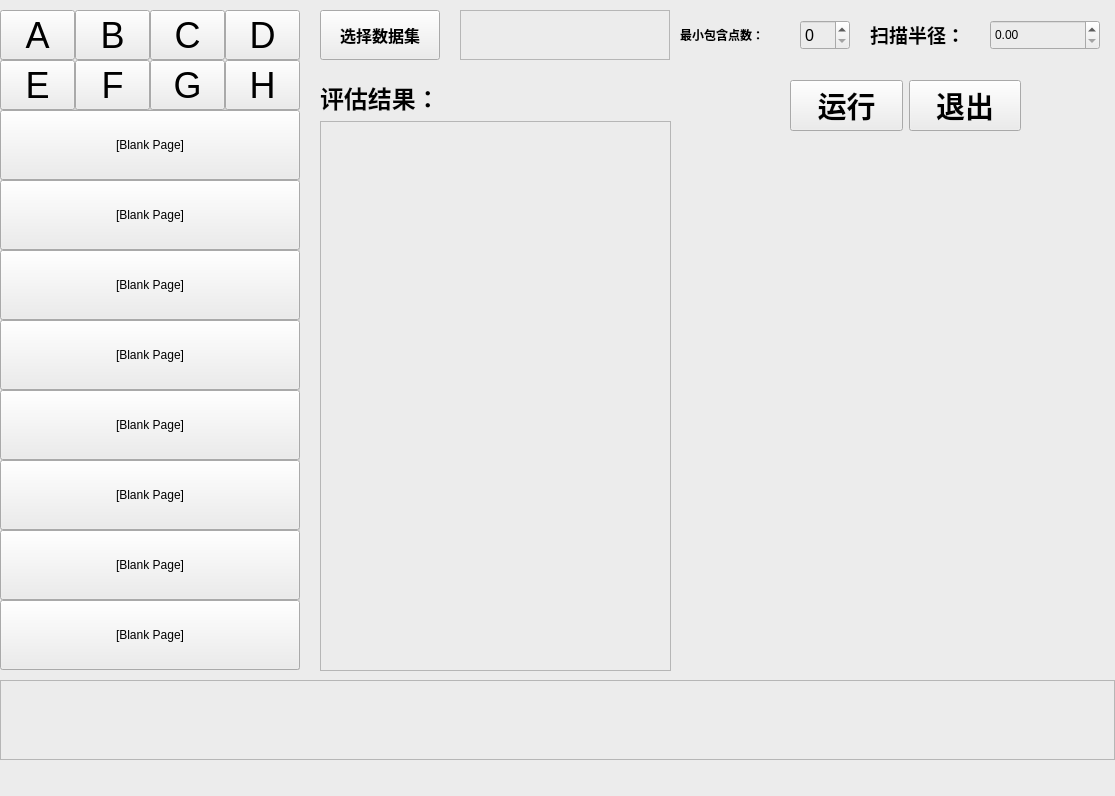
<?xml version="1.0" encoding="UTF-8"?>
<ui version="4.0">
 <class>MainWindow</class>
 <widget class="QMainWindow" name="MainWindow">
  <property name="geometry">
   <rect>
    <x>0</x>
    <y>0</y>
    <width>1115</width>
    <height>796</height>
   </rect>
  </property>
  <property name="sizePolicy">
   <sizepolicy hsizetype="Minimum" vsizetype="Fixed">
    <horstretch>0</horstretch>
    <verstretch>0</verstretch>
   </sizepolicy>
  </property>
  <property name="windowTitle">
   <string>DBSCAN密度聚类</string>
  </property>
  <property name="styleSheet">
   <string notr="true">background-color: rgb(236, 236, 236);</string>
  </property>
  <widget class="QWidget" name="centralwidget">
   <widget class="QLabel" name="lbl_img">
    <property name="geometry">
     <rect>
      <x>680</x>
      <y>170</y>
      <width>420</width>
      <height>500</height>
     </rect>
    </property>
    <property name="mouseTracking">
     <bool>true</bool>
    </property>
    <property name="styleSheet">
     <string notr="true">border-color: rgb(211, 211, 211);</string>
    </property>
    <property name="text">
     <string/>
    </property>
    <property name="scaledContents">
     <bool>true</bool>
    </property>
   </widget>
   <widget class="QGroupBox" name="group_9_to_16">
    <property name="geometry">
     <rect>
      <x>0</x>
      <y>110</y>
      <width>300</width>
      <height>560</height>
     </rect>
    </property>
    <widget class="QPushButton" name="pushButton_16">
     <property name="geometry">
      <rect>
       <x>0</x>
       <y>490</y>
       <width>300</width>
       <height>70</height>
      </rect>
     </property>
     <property name="maximumSize">
      <size>
       <width>400</width>
       <height>100</height>
      </size>
     </property>
     <property name="font">
      <font>
       <family>Arial</family>
       <pointsize>9</pointsize>
      </font>
     </property>
     <property name="mouseTracking">
      <bool>false</bool>
     </property>
     <property name="styleSheet">
      <string notr="true">border-color: rgb(198, 198, 198);</string>
     </property>
     <property name="inputMethodHints">
      <set>Qt::ImhNone</set>
     </property>
     <property name="text">
      <string>[Blank Page]</string>
     </property>
     <property name="iconSize">
      <size>
       <width>20</width>
       <height>20</height>
      </size>
     </property>
     <property name="autoExclusive">
      <bool>false</bool>
     </property>
     <property name="autoRepeatDelay">
      <number>300</number>
     </property>
    </widget>
    <widget class="QPushButton" name="pushButton_15">
     <property name="geometry">
      <rect>
       <x>0</x>
       <y>420</y>
       <width>300</width>
       <height>70</height>
      </rect>
     </property>
     <property name="maximumSize">
      <size>
       <width>400</width>
       <height>100</height>
      </size>
     </property>
     <property name="font">
      <font>
       <family>Arial</family>
       <pointsize>9</pointsize>
      </font>
     </property>
     <property name="mouseTracking">
      <bool>false</bool>
     </property>
     <property name="styleSheet">
      <string notr="true">border-color: rgb(198, 198, 198);</string>
     </property>
     <property name="inputMethodHints">
      <set>Qt::ImhNone</set>
     </property>
     <property name="text">
      <string>[Blank Page]</string>
     </property>
     <property name="iconSize">
      <size>
       <width>20</width>
       <height>20</height>
      </size>
     </property>
     <property name="autoExclusive">
      <bool>false</bool>
     </property>
     <property name="autoRepeatDelay">
      <number>300</number>
     </property>
    </widget>
    <widget class="QPushButton" name="pushButton_14">
     <property name="geometry">
      <rect>
       <x>0</x>
       <y>350</y>
       <width>300</width>
       <height>70</height>
      </rect>
     </property>
     <property name="maximumSize">
      <size>
       <width>400</width>
       <height>100</height>
      </size>
     </property>
     <property name="font">
      <font>
       <family>Arial</family>
       <pointsize>9</pointsize>
      </font>
     </property>
     <property name="mouseTracking">
      <bool>false</bool>
     </property>
     <property name="styleSheet">
      <string notr="true">border-color: rgb(198, 198, 198);</string>
     </property>
     <property name="inputMethodHints">
      <set>Qt::ImhNone</set>
     </property>
     <property name="text">
      <string>[Blank Page]</string>
     </property>
     <property name="iconSize">
      <size>
       <width>20</width>
       <height>20</height>
      </size>
     </property>
     <property name="autoExclusive">
      <bool>false</bool>
     </property>
     <property name="autoRepeatDelay">
      <number>300</number>
     </property>
    </widget>
    <widget class="QPushButton" name="pushButton_11">
     <property name="geometry">
      <rect>
       <x>0</x>
       <y>140</y>
       <width>300</width>
       <height>70</height>
      </rect>
     </property>
     <property name="maximumSize">
      <size>
       <width>400</width>
       <height>100</height>
      </size>
     </property>
     <property name="font">
      <font>
       <family>Arial</family>
       <pointsize>9</pointsize>
      </font>
     </property>
     <property name="mouseTracking">
      <bool>false</bool>
     </property>
     <property name="styleSheet">
      <string notr="true">border-color: rgb(198, 198, 198);</string>
     </property>
     <property name="inputMethodHints">
      <set>Qt::ImhNone</set>
     </property>
     <property name="text">
      <string>[Blank Page]</string>
     </property>
     <property name="iconSize">
      <size>
       <width>20</width>
       <height>20</height>
      </size>
     </property>
     <property name="autoExclusive">
      <bool>false</bool>
     </property>
     <property name="autoRepeatDelay">
      <number>300</number>
     </property>
    </widget>
    <widget class="QPushButton" name="pushButton_13">
     <property name="geometry">
      <rect>
       <x>0</x>
       <y>280</y>
       <width>300</width>
       <height>70</height>
      </rect>
     </property>
     <property name="maximumSize">
      <size>
       <width>400</width>
       <height>100</height>
      </size>
     </property>
     <property name="font">
      <font>
       <family>Arial</family>
       <pointsize>9</pointsize>
      </font>
     </property>
     <property name="mouseTracking">
      <bool>false</bool>
     </property>
     <property name="styleSheet">
      <string notr="true">border-color: rgb(198, 198, 198);</string>
     </property>
     <property name="inputMethodHints">
      <set>Qt::ImhNone</set>
     </property>
     <property name="text">
      <string>[Blank Page]</string>
     </property>
     <property name="iconSize">
      <size>
       <width>20</width>
       <height>20</height>
      </size>
     </property>
     <property name="autoExclusive">
      <bool>false</bool>
     </property>
     <property name="autoRepeatDelay">
      <number>300</number>
     </property>
    </widget>
    <widget class="QPushButton" name="pushButton_10">
     <property name="geometry">
      <rect>
       <x>0</x>
       <y>70</y>
       <width>300</width>
       <height>70</height>
      </rect>
     </property>
     <property name="maximumSize">
      <size>
       <width>400</width>
       <height>100</height>
      </size>
     </property>
     <property name="font">
      <font>
       <family>Arial</family>
       <pointsize>9</pointsize>
      </font>
     </property>
     <property name="mouseTracking">
      <bool>false</bool>
     </property>
     <property name="styleSheet">
      <string notr="true">border-color: rgb(198, 198, 198);</string>
     </property>
     <property name="inputMethodHints">
      <set>Qt::ImhNone</set>
     </property>
     <property name="text">
      <string>[Blank Page]</string>
     </property>
     <property name="iconSize">
      <size>
       <width>20</width>
       <height>20</height>
      </size>
     </property>
     <property name="autoExclusive">
      <bool>false</bool>
     </property>
     <property name="autoRepeatDelay">
      <number>300</number>
     </property>
    </widget>
    <widget class="QPushButton" name="pushButton_9">
     <property name="geometry">
      <rect>
       <x>0</x>
       <y>0</y>
       <width>300</width>
       <height>70</height>
      </rect>
     </property>
     <property name="maximumSize">
      <size>
       <width>400</width>
       <height>100</height>
      </size>
     </property>
     <property name="font">
      <font>
       <family>Arial</family>
       <pointsize>9</pointsize>
      </font>
     </property>
     <property name="mouseTracking">
      <bool>false</bool>
     </property>
     <property name="styleSheet">
      <string notr="true">border-color: rgb(198, 198, 198);</string>
     </property>
     <property name="inputMethodHints">
      <set>Qt::ImhNone</set>
     </property>
     <property name="text">
      <string>[Blank Page]</string>
     </property>
     <property name="iconSize">
      <size>
       <width>20</width>
       <height>20</height>
      </size>
     </property>
     <property name="autoExclusive">
      <bool>false</bool>
     </property>
     <property name="autoRepeatDelay">
      <number>300</number>
     </property>
    </widget>
    <widget class="QPushButton" name="pushButton_12">
     <property name="geometry">
      <rect>
       <x>0</x>
       <y>210</y>
       <width>300</width>
       <height>70</height>
      </rect>
     </property>
     <property name="maximumSize">
      <size>
       <width>400</width>
       <height>100</height>
      </size>
     </property>
     <property name="font">
      <font>
       <family>Arial</family>
       <pointsize>9</pointsize>
      </font>
     </property>
     <property name="mouseTracking">
      <bool>false</bool>
     </property>
     <property name="styleSheet">
      <string notr="true">border-color: rgb(198, 198, 198);</string>
     </property>
     <property name="inputMethodHints">
      <set>Qt::ImhNone</set>
     </property>
     <property name="text">
      <string>[Blank Page]</string>
     </property>
     <property name="iconSize">
      <size>
       <width>20</width>
       <height>20</height>
      </size>
     </property>
     <property name="autoExclusive">
      <bool>false</bool>
     </property>
     <property name="autoRepeatDelay">
      <number>300</number>
     </property>
    </widget>
   </widget>
   <widget class="QWidget" name="layoutWidget">
    <property name="geometry">
     <rect>
      <x>320</x>
      <y>80</y>
      <width>351</width>
      <height>591</height>
     </rect>
    </property>
    <layout class="QVBoxLayout" name="verticalLayout">
     <item>
      <widget class="QLabel" name="label_4">
       <property name="styleSheet">
        <string notr="true">border-bottom-color: rgb(211, 211, 211);</string>
       </property>
       <property name="text">
        <string>&lt;html&gt;&lt;head/&gt;&lt;body&gt;&lt;p&gt;&lt;span style=&quot; font-size:18pt; font-weight:600;&quot;&gt;评估结果：&lt;/span&gt;&lt;/p&gt;&lt;/body&gt;&lt;/html&gt;</string>
       </property>
      </widget>
     </item>
     <item>
      <widget class="QTextBrowser" name="textBrowser">
       <property name="styleSheet">
        <string notr="true">border-color: rgb(211, 211, 211);</string>
       </property>
      </widget>
     </item>
    </layout>
   </widget>
   <widget class="QWidget" name="layoutWidget">
    <property name="geometry">
     <rect>
      <x>790</x>
      <y>70</y>
      <width>231</width>
      <height>71</height>
     </rect>
    </property>
    <layout class="QHBoxLayout" name="horizontalLayout_2">
     <item>
      <widget class="QPushButton" name="btn_train">
       <property name="font">
        <font>
         <pointsize>22</pointsize>
         <weight>75</weight>
         <bold>true</bold>
        </font>
       </property>
       <property name="text">
        <string>运行</string>
       </property>
      </widget>
     </item>
     <item>
      <widget class="QPushButton" name="btn_exit">
       <property name="font">
        <font>
         <pointsize>22</pointsize>
         <weight>75</weight>
         <bold>true</bold>
        </font>
       </property>
       <property name="text">
        <string>退出</string>
       </property>
      </widget>
     </item>
    </layout>
   </widget>
   <widget class="QGroupBox" name="group_A_to_H">
    <property name="geometry">
     <rect>
      <x>0</x>
      <y>10</y>
      <width>300</width>
      <height>100</height>
     </rect>
    </property>
    <property name="sizePolicy">
     <sizepolicy hsizetype="Preferred" vsizetype="Preferred">
      <horstretch>0</horstretch>
      <verstretch>0</verstretch>
     </sizepolicy>
    </property>
    <property name="styleSheet">
     <string notr="true">selection-background-color: rgb(255, 255, 0);</string>
    </property>
    <widget class="QPushButton" name="pushButton_A">
     <property name="geometry">
      <rect>
       <x>0</x>
       <y>0</y>
       <width>75</width>
       <height>50</height>
      </rect>
     </property>
     <property name="maximumSize">
      <size>
       <width>16777215</width>
       <height>16777215</height>
      </size>
     </property>
     <property name="font">
      <font>
       <pointsize>27</pointsize>
      </font>
     </property>
     <property name="text">
      <string>A</string>
     </property>
     <property name="checkable">
      <bool>false</bool>
     </property>
     <property name="autoRepeat">
      <bool>false</bool>
     </property>
     <property name="autoExclusive">
      <bool>false</bool>
     </property>
     <property name="autoDefault">
      <bool>false</bool>
     </property>
    </widget>
    <widget class="QPushButton" name="pushButton_B">
     <property name="geometry">
      <rect>
       <x>75</x>
       <y>0</y>
       <width>75</width>
       <height>50</height>
      </rect>
     </property>
     <property name="font">
      <font>
       <pointsize>27</pointsize>
      </font>
     </property>
     <property name="text">
      <string>B</string>
     </property>
     <property name="checkable">
      <bool>false</bool>
     </property>
     <property name="autoRepeat">
      <bool>false</bool>
     </property>
     <property name="autoExclusive">
      <bool>false</bool>
     </property>
     <property name="autoDefault">
      <bool>false</bool>
     </property>
    </widget>
    <widget class="QPushButton" name="pushButton_C">
     <property name="geometry">
      <rect>
       <x>150</x>
       <y>0</y>
       <width>75</width>
       <height>50</height>
      </rect>
     </property>
     <property name="font">
      <font>
       <pointsize>27</pointsize>
      </font>
     </property>
     <property name="text">
      <string>C</string>
     </property>
     <property name="checkable">
      <bool>false</bool>
     </property>
     <property name="autoRepeat">
      <bool>false</bool>
     </property>
     <property name="autoExclusive">
      <bool>false</bool>
     </property>
     <property name="autoDefault">
      <bool>false</bool>
     </property>
    </widget>
    <widget class="QPushButton" name="pushButton_D">
     <property name="geometry">
      <rect>
       <x>225</x>
       <y>0</y>
       <width>75</width>
       <height>50</height>
      </rect>
     </property>
     <property name="font">
      <font>
       <pointsize>27</pointsize>
      </font>
     </property>
     <property name="styleSheet">
      <string notr="true">selection-color: rgb(255, 255, 0);
selection-background-color: rgb(255, 255, 0);</string>
     </property>
     <property name="text">
      <string>D</string>
     </property>
     <property name="checkable">
      <bool>false</bool>
     </property>
     <property name="autoRepeat">
      <bool>false</bool>
     </property>
     <property name="autoExclusive">
      <bool>false</bool>
     </property>
     <property name="autoDefault">
      <bool>false</bool>
     </property>
    </widget>
    <widget class="QPushButton" name="pushButton_E">
     <property name="geometry">
      <rect>
       <x>0</x>
       <y>50</y>
       <width>75</width>
       <height>50</height>
      </rect>
     </property>
     <property name="font">
      <font>
       <pointsize>27</pointsize>
      </font>
     </property>
     <property name="text">
      <string>E</string>
     </property>
     <property name="checkable">
      <bool>false</bool>
     </property>
     <property name="autoRepeat">
      <bool>false</bool>
     </property>
     <property name="autoExclusive">
      <bool>false</bool>
     </property>
     <property name="autoDefault">
      <bool>false</bool>
     </property>
    </widget>
    <widget class="QPushButton" name="pushButton_F">
     <property name="geometry">
      <rect>
       <x>75</x>
       <y>50</y>
       <width>75</width>
       <height>50</height>
      </rect>
     </property>
     <property name="font">
      <font>
       <pointsize>27</pointsize>
      </font>
     </property>
     <property name="text">
      <string>F</string>
     </property>
     <property name="checkable">
      <bool>false</bool>
     </property>
     <property name="autoRepeat">
      <bool>false</bool>
     </property>
     <property name="autoExclusive">
      <bool>false</bool>
     </property>
     <property name="autoDefault">
      <bool>false</bool>
     </property>
    </widget>
    <widget class="QPushButton" name="pushButton_G">
     <property name="geometry">
      <rect>
       <x>150</x>
       <y>50</y>
       <width>75</width>
       <height>50</height>
      </rect>
     </property>
     <property name="font">
      <font>
       <pointsize>27</pointsize>
      </font>
     </property>
     <property name="text">
      <string>G</string>
     </property>
     <property name="checkable">
      <bool>false</bool>
     </property>
     <property name="autoRepeat">
      <bool>false</bool>
     </property>
     <property name="autoExclusive">
      <bool>false</bool>
     </property>
     <property name="autoDefault">
      <bool>false</bool>
     </property>
    </widget>
    <widget class="QPushButton" name="pushButton_H">
     <property name="geometry">
      <rect>
       <x>225</x>
       <y>50</y>
       <width>75</width>
       <height>50</height>
      </rect>
     </property>
     <property name="font">
      <font>
       <pointsize>27</pointsize>
      </font>
     </property>
     <property name="text">
      <string>H</string>
     </property>
     <property name="checkable">
      <bool>false</bool>
     </property>
     <property name="autoRepeat">
      <bool>false</bool>
     </property>
     <property name="autoExclusive">
      <bool>false</bool>
     </property>
     <property name="autoDefault">
      <bool>false</bool>
     </property>
    </widget>
   </widget>
   <widget class="QPushButton" name="btn_openFile">
    <property name="geometry">
     <rect>
      <x>320</x>
      <y>10</y>
      <width>120</width>
      <height>50</height>
     </rect>
    </property>
    <property name="font">
     <font>
      <pointsize>12</pointsize>
      <weight>75</weight>
      <bold>true</bold>
     </font>
    </property>
    <property name="cursor">
     <cursorShape>OpenHandCursor</cursorShape>
    </property>
    <property name="text">
     <string>选择数据集</string>
    </property>
   </widget>
   <widget class="QDoubleSpinBox" name="DSB_eps">
    <property name="geometry">
     <rect>
      <x>990</x>
      <y>20</y>
      <width>110</width>
      <height>30</height>
     </rect>
    </property>
    <property name="font">
     <font>
      <pointsize>9</pointsize>
     </font>
    </property>
   </widget>
   <widget class="QTextBrowser" name="result_img_path">
    <property name="geometry">
     <rect>
      <x>0</x>
      <y>680</y>
      <width>1115</width>
      <height>80</height>
     </rect>
    </property>
    <property name="sizePolicy">
     <sizepolicy hsizetype="MinimumExpanding" vsizetype="MinimumExpanding">
      <horstretch>0</horstretch>
      <verstretch>0</verstretch>
     </sizepolicy>
    </property>
    <property name="font">
     <font>
      <pointsize>26</pointsize>
      <weight>75</weight>
      <bold>true</bold>
     </font>
    </property>
   </widget>
   <widget class="QTextBrowser" name="dataset_name">
    <property name="geometry">
     <rect>
      <x>460</x>
      <y>10</y>
      <width>210</width>
      <height>50</height>
     </rect>
    </property>
    <property name="font">
     <font>
      <pointsize>14</pointsize>
      <weight>75</weight>
      <bold>true</bold>
     </font>
    </property>
    <property name="styleSheet">
     <string notr="true">border-color: rgb(255, 255, 255);</string>
    </property>
   </widget>
   <widget class="QLabel" name="label_3">
    <property name="geometry">
     <rect>
      <x>870</x>
      <y>20</y>
      <width>110</width>
      <height>30</height>
     </rect>
    </property>
    <property name="text">
     <string>&lt;html&gt;&lt;head/&gt;&lt;body&gt;&lt;p&gt;&lt;span style=&quot; font-size:14pt; font-weight:600;&quot;&gt;扫描半径：&lt;/span&gt;&lt;/p&gt;&lt;/body&gt;&lt;/html&gt;</string>
    </property>
   </widget>
   <widget class="QLabel" name="label">
    <property name="geometry">
     <rect>
      <x>680</x>
      <y>20</y>
      <width>110</width>
      <height>30</height>
     </rect>
    </property>
    <property name="font">
     <font>
      <pointsize>9</pointsize>
      <weight>75</weight>
      <bold>true</bold>
     </font>
    </property>
    <property name="text">
     <string>最小包含点数：</string>
    </property>
   </widget>
   <widget class="QSpinBox" name="DSB_min_samples">
    <property name="geometry">
     <rect>
      <x>800</x>
      <y>20</y>
      <width>50</width>
      <height>30</height>
     </rect>
    </property>
    <property name="font">
     <font>
      <pointsize>12</pointsize>
     </font>
    </property>
   </widget>
  </widget>
  <widget class="QMenuBar" name="menubar">
   <property name="geometry">
    <rect>
     <x>0</x>
     <y>0</y>
     <width>1115</width>
     <height>26</height>
    </rect>
   </property>
  </widget>
  <widget class="QStatusBar" name="statusbar"/>
 </widget>
 <resources/>
 <connections/>
</ui>
